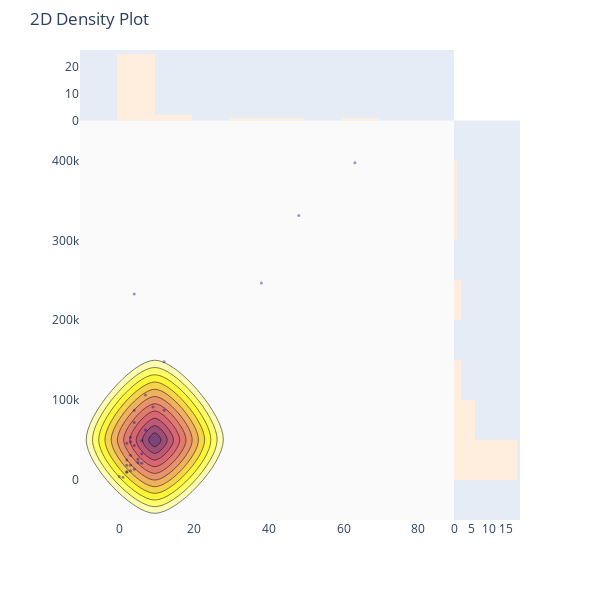

Write notebook code for a chart like this one.
### Code cell
import plotly.figure_factory as ff

x = df_bar_pubg['solo_Wins']
y = df_bar_pubg['solo_TimeSurvived']
#z = df_bar_pubg['squad_Heals']
# This line defines a custom colorscale that will be used for the density plot.
# A colorscale determines the colors used to represent the density values in the plot.
colorscale = ['#7A4579', '#D56073', 'rgb(236,158,105)', (1, 1, 0.2), (0.98,0.98,0.98)]
# hist_color: This parameter sets the color of the histogram bins in the plot.
# point_size: This parameter determines the size of the data points in the plot.
fig = ff.create_2d_density(
    x, y, colorscale=colorscale,
    hist_color='rgb(255, 237, 222)', point_size=3
)


iplot(fig, filename='histogram_subplots')

### Figure 1 — Plotly figure (JSON) as saved in the notebook; plotly's stock layout.template omitted (floating-point values rounded to 4 significant figures)
{"data": [{"marker": {"color": "rgb(0, 0, 128)", "opacity": 0.4, "size": 3}, "mode": "markers", "name": "points", "type": "scatter", "x": [3, 6, 0, 4, 2, 5, 12, 5, 6, 2, 7, 4, 9, 4, 3, 1, 38, 12, 6, 2, 7, 4, 3, 2, 48, 63, 4, 3, 3, 2], "y": [18470.0, 33010.0, 4330.0, 13420.0, 9841.0, 22000.0, 148100.0, 26090.0, 49280.0, 10280.0, 106300.0, 233000.0, 91380.0, 71910.0, 31000.0, 3638.0, 246800.0, 87210.0, 20930.0, 45920.0, 62760.0, 43120.0, 11730.0, 18490.0, 331200.0, 397000.0, 87510.0, 53550.0, 47970.0, 25090.0]}, {"colorscale": [[0, "rgb(122, 69, 121)"], [0.25, "rgb(213, 96, 115)"], [0.5, "rgb(236, 158, 105)"], [0.75, "rgb(255, 255, 51)"], [1, "rgb(250, 250, 250)"]], "name": "density", "ncontours": 20, "reversescale": true, "showscale": false, "type": "histogram2dcontour", "x": [3, 6, 0, 4, 2, 5, 12, 5, 6, 2, 7, 4, 9, 4, 3, 1, 38, 12, 6, 2, 7, 4, 3, 2, 48, 63, 4, 3, 3, 2], "y": [18470.0, 33010.0, 4330.0, 13420.0, 9841.0, 22000.0, 148100.0, 26090.0, 49280.0, 10280.0, 106300.0, 233000.0, 91380.0, 71910.0, 31000.0, 3638.0, 246800.0, 87210.0, 20930.0, 45920.0, 62760.0, 43120.0, 11730.0, 18490.0, 331200.0, 397000.0, 87510.0, 53550.0, 47970.0, 25090.0]}, {"marker": {"color": "rgb(255, 237, 222)"}, "name": "x density", "type": "histogram", "x": [3, 6, 0, 4, 2, 5, 12, 5, 6, 2, 7, 4, 9, 4, 3, 1, 38, 12, 6, 2, 7, 4, 3, 2, 48, 63, 4, 3, 3, 2], "yaxis": "y2"}, {"marker": {"color": "rgb(255, 237, 222)"}, "name": "y density", "type": "histogram", "xaxis": "x2", "y": [18470.0, 33010.0, 4330.0, 13420.0, 9841.0, 22000.0, 148100.0, 26090.0, 49280.0, 10280.0, 106300.0, 233000.0, 91380.0, 71910.0, 31000.0, 3638.0, 246800.0, 87210.0, 20930.0, 45920.0, 62760.0, 43120.0, 11730.0, 18490.0, 331200.0, 397000.0, 87510.0, 53550.0, 47970.0, 25090.0]}], "layout": {"autosize": false, "bargap": 0, "height": 600, "hovermode": "closest", "margin": {"t": 50}, "showlegend": false, "title": {"text": "2D Density Plot"}, "width": 600, "xaxis": {"domain": [0, 0.85], "showgrid": false, "zeroline": false}, "xaxis2": {"domain": [0.85, 1], "showgrid": false, "zeroline": false}, "yaxis": {"domain": [0, 0.85], "showgrid": false, "zeroline": false}, "yaxis2": {"domain": [0.85, 1], "showgrid": false, "zeroline": false}}}
